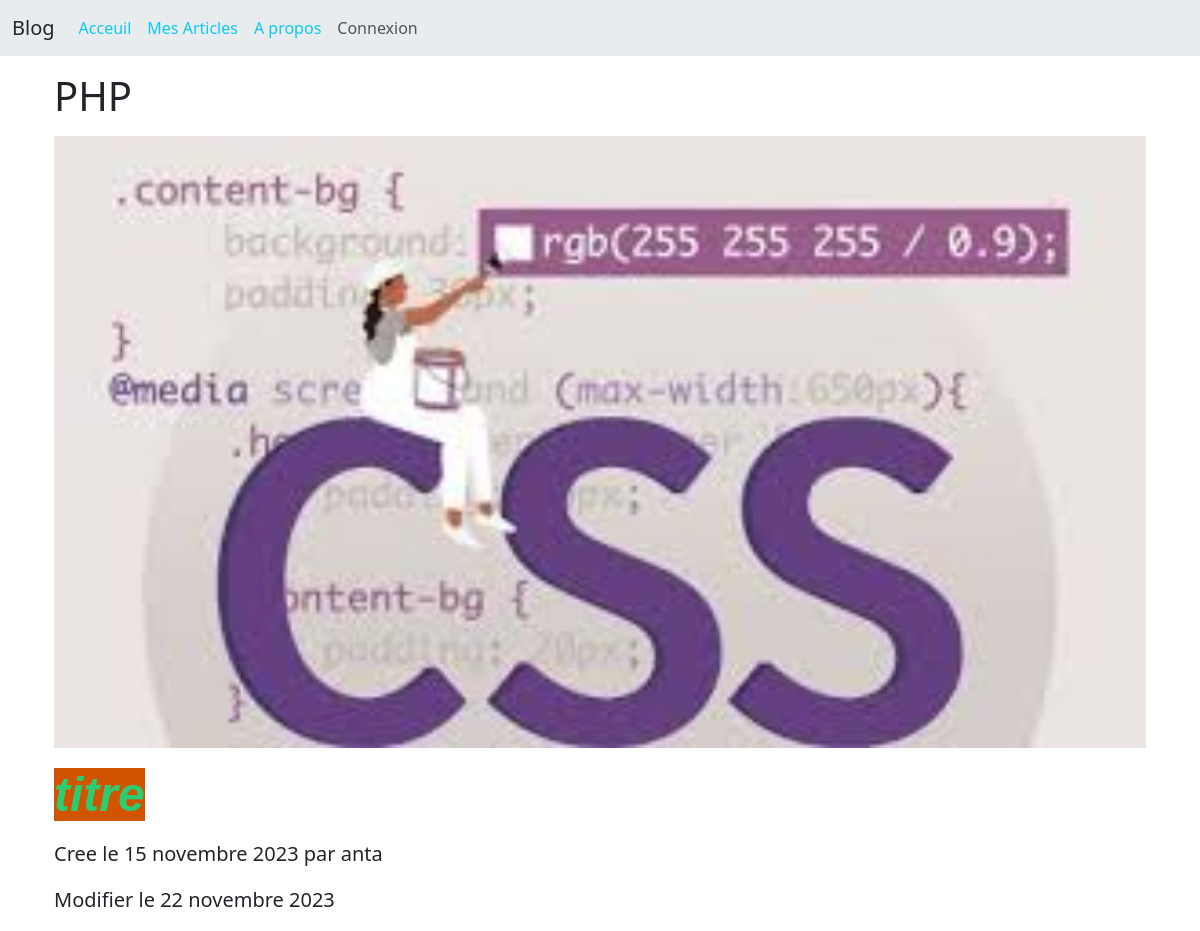
Screenshot of /details/19/ with the database file from the repository.
### articles/models.py (models this page shows, shortened)
class Article (models.Model):
    image = models.ImageField(null=True, blank=True, upload_to='images/')
    title = models.CharField( max_length=150)
    summary = models.CharField( max_length=500)
    content = RichTextField(blank=True)
    author = models.ForeignKey(User, on_delete=models.CASCADE)
    creation_date = models.DateField(auto_now_add=True)
    last_update = models.DateField(auto_now=True)
    archive = models.BooleanField(default=False)
    class Meta:
        ordering = ['-creation_date']

### articles/views.py (the view)
# urls.py: path('details/<int:id>/',details, name='details'),
def details(request, id):
    article = get_object_or_404(Article, id=id)
    return render(request, 'pages/details.html',{'article':article})

### templates/pages/details.html (shortened to what this page needs)
{% extends "base.html" %}
{% block contenu %}
{% include "partials/details.html" %}
{% endblock contenu %}

### templates/partials/details.html (shortened to what this page needs)
<div class="row  ">
  {% if article  %}
            <div class="jumbotron jumbotron-fluid">
                <div class="container">
                  <p class="lead"><h1> {{article.title}}</h1></p>
                  {% if  article.image%}
                  <img class="card-img-top" src="{{ article.image.url}}" alt="Card image cap">
                  {% endif %}
                  <p class="lead"> {{article.content|safe }}</p>
                  <p class="lead">Cree le {{article.creation_date}} par {{article.author}}</p>
                  <p class="lead">Modifier le {{article.last_update}}</p>
                </div>
              </div>
         </div>
         </div>
    {% else %}
    <p> vide</p>
  {% endif %}

### rows the page displays
Article: title "PHP", image (picture), content "titre", creation_date "15 novembre 2023", author "anta", last_update "22 novembre 2023"
